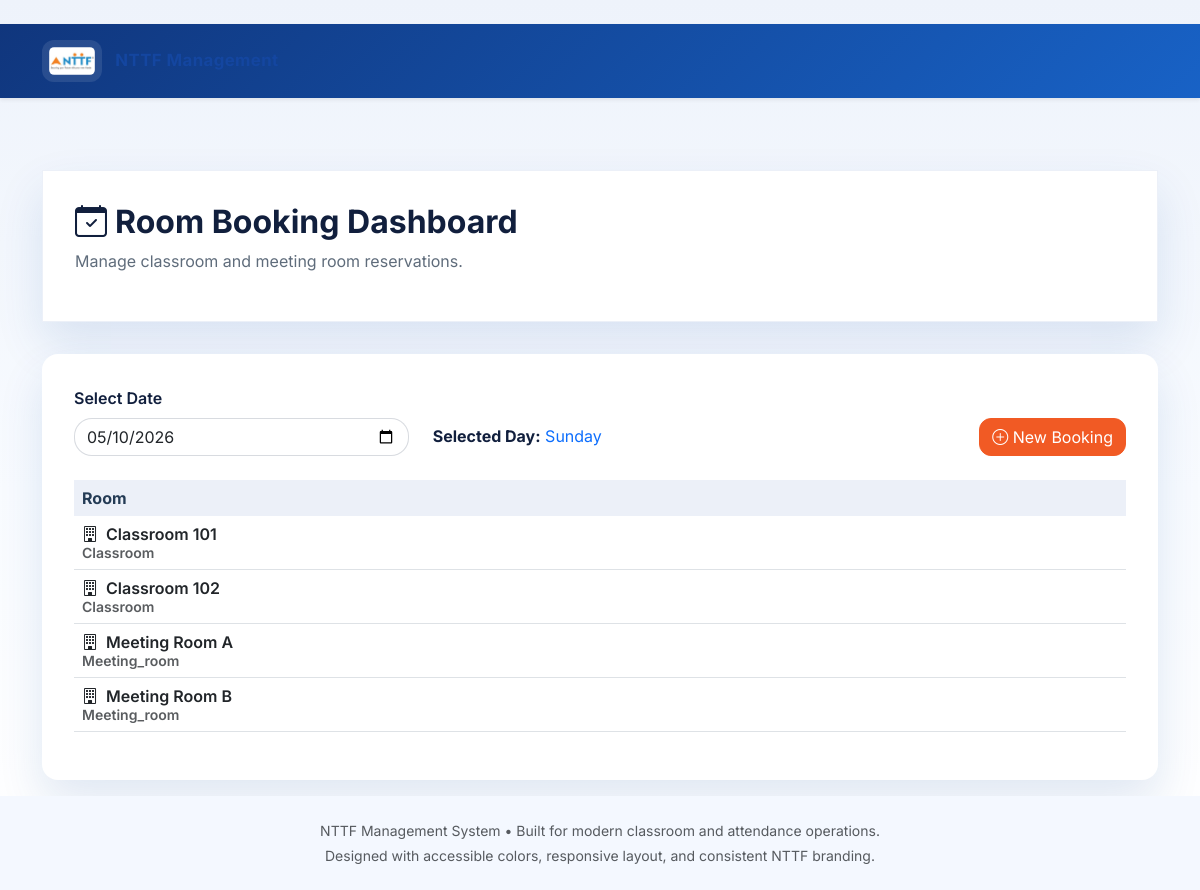
The app's page /booking (signed in) with its own data.
### tables this page shows
CREATE TABLE Rooms (
            id INTEGER PRIMARY KEY AUTOINCREMENT,
            name TEXT NOT NULL,
            type TEXT NOT NULL
        );

### app.py (the view)
    def wrapper(*args, **kwargs):
        if 'user_id' not in session:
            return redirect(url_for('login'))
        return f(*args, **kwargs)

### app.py (called while the page is built)
def login_required(f):
    def wrapper(*args, **kwargs):
        if 'user_id' not in session:
            return redirect(url_for('login'))
        return f(*args, **kwargs)
    wrapper.__name__ = f.__name__
    return wrapper

### db.py (called while the page is built)
def get_db_connection():
    db_path = os.getenv('DATABASE_URL', 'roombooking.db')
    return sqlite3.connect(db_path)

### models.py (called while the page is built)
def get_rooms():
    conn = get_db_connection()
    cursor = conn.cursor()
    cursor.execute("SELECT id, name, type FROM Rooms")
    rooms_data = cursor.fetchall()
    cursor.close()
    conn.close()
    return [Room(id=r[0], name=r[1], type=r[2]) for r in rooms_data]

def get_timeslots():
    conn = get_db_connection()
    cursor = conn.cursor()
    cursor.execute("SELECT id, day, period FROM TimeSlots")
    timeslots_data = cursor.fetchall()
    cursor.close()
    conn.close()
    return [TimeSlot(id=ts[0], day=ts[1], period=ts[2]) for ts in timeslots_data]

def get_bookings_for_date(date):
    conn = get_db_connection()
    cursor = conn.cursor()
    cursor.execute("""
        SELECT b.id, u.username, r.name, r.type, t.day, t.period, b.date, u.id
        FROM Bookings b
        JOIN Users u ON b.user_id = u.id
        JOIN Rooms r ON b.room_id = r.id
        JOIN TimeSlots t ON b.timeslot_id = t.id
        WHERE b.date = ?
    """, (date,))
    bookings = cursor.fetchall()
    cursor.close()
    conn.close()
    return bookings

### templates/booking_dashboard.html (shortened to what this page needs)
﻿{% extends 'base.html' %}
{% block content %}
<div class="container mt-4">
    <div class="page-header">
        <h1 class="page-title"><i class="bi bi-calendar-check me-2"></i>Room Booking Dashboard</h1>
        <p class="page-subtitle">Manage classroom and meeting room reservations.</p>
    </div>
    <div class="booking-grid">
        <form method="GET" class="mb-4">
            <div class="row align-items-end">
                <div class="col-md-4">
                    <label for="date" class="form-label fw-semibold">Select Date</label>
                    <input type="date" id="date" name="date" value="{{ date }}" class="form-control" min="{{ today }}" onchange="this.form.submit()">
                </div>
                <div class="col-md-4">
                    <div class="mb-2">
                        <strong>Selected Day:</strong> <span class="text-primary">{{ selected_day }}</span>
                    </div>
                </div>
                <div class="col-md-4 text-end">
                    <a href="{{ url_for('book') }}" class="btn btn-primary">
                        <i class="bi bi-plus-circle"></i> New Booking
                    </a>
                </div>
            </div>
        </form>
        <div class="table-responsive">
            <table class="table table-hover">
                <thead>
                    <tr>
                        <th>Room</th>
                    </tr>
                </thead>
                <tbody>
                    {% for room in rooms %}
                    <tr>
                        <td class="fw-semibold">
                            <i class="bi bi-building me-2"></i>{{ room.name }}
                            <br><small class="text-muted">{{ room.type|title }}</small>
                        </td>
                    </tr>
                    {% endfor %}
                </tbody>
            </table>
        </div>
    </div>
</div>
{% endblock %}

### static/css/style.css (style rules this page uses)
:root { --brand-blue: #1446a0; --brand-blue-strong: #0d3a82; --brand-orange: #f15a24; --brand-surface: #ffffff; --brand-surface-alt: #f5f8ff; --brand-slate: #243b55; --brand-text: #111f3d; --brand-muted: #5f6c7b; --brand-shadow: 0 22px 45px rgba(20, 70, 160, 0.12); }
* { box-sizing: border-box; }
html, body { min-height: 100%; margin: 0; font-family: 'Inter', sans-serif; background: #eff5ff; color: var(--brand-text); }
body { background: linear-gradient(180deg, #eef3fb 0%, #f8fbff 55%, #ffffff 100%); }
button, .btn { border-radius: 12px; }
a { color: var(--brand-blue); }
.card, .feature-card, .login-card, .form-control, .table { border-radius: 18px; }
.page-header { background: white; padding: 2rem; border: 1px solid rgba(20, 70, 160, 0.08); margin-bottom: 2rem; box-shadow: var(--brand-shadow); }
.page-header h1 { font-size: 2rem; font-weight: 700; }
.booking-grid { background: white; border-radius: 16px; padding: 2rem; box-shadow: var(--brand-shadow); }
.page-subtitle { color: var(--brand-muted); margin-top: 0.5rem; }
.form-control, .form-select { box-shadow: none; border: 1px solid rgba(17, 31, 61, 0.16); background: #fff; }
.btn-primary { background: var(--brand-orange); border-color: var(--brand-orange); }
.table { background: white; }
.table thead th { background: rgba(20, 70, 160, 0.08); color: var(--brand-slate); border-bottom: none; }
.table tbody tr { border-radius: 14px; }

### records on screen
Rooms: name "Classroom 101", type "Classroom"
Rooms: name "Classroom 102", type "Classroom"
Rooms: name "Meeting Room A", type "Meeting_room"
Rooms: name "Meeting Room B", type "Meeting_room"

### other values on screen
{{ selected_day }} "Sunday"
